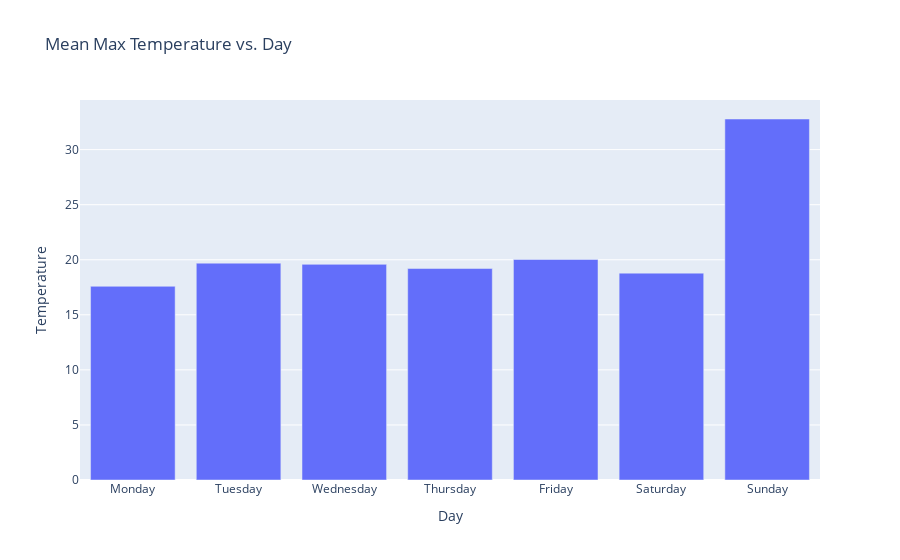

The cell this chart's notebook holds for it:
### Code cell
import pandas as pd
import plotly.express as px

# Load the CSV file without headers
df = pd.read_csv("AI modelling - DATA.csv", header=None)

# Assign appropriate column names (assuming the first column is the datetime and the second is some value)
df.columns = ['Datetime', 'Temperature']

# Convert the 'Datetime' column to pandas datetime format
df['Datetime'] = pd.to_datetime(df['Datetime'], errors='coerce')

# Extract the day of the week
df['day_of_week'] = df['Datetime'].dt.day_name()

# Calculate the mean temperature for each day of the week
mean_power_day = df.groupby("day_of_week")["Temperature"].mean().reset_index()

# Define the order of the days
day_order = ["Monday", "Tuesday", "Wednesday", "Thursday", "Friday", "Saturday", "Sunday"]

# Create a bar plot using Plotly
fig = px.bar(mean_power_day, 
             x='day_of_week', 
             y='Temperature', 
             category_orders={'day_of_week': day_order},
             title='Mean Max Temperature vs. Day',
             labels={'Temperature': 'Temperature', 'day_of_week': 'Day'})

# Show the plot
fig.show()

### Figure 1 — Plotly figure (JSON) as saved in the notebook; plotly's stock layout.template omitted (floating-point values rounded to 4 significant figures)
{"data": [{"alignmentgroup": "True", "hovertemplate": "Day=%{x}<br>Temperature=%{y}<extra></extra>", "legendgroup": "", "marker": {"color": "#636efa", "pattern": {"shape": ""}}, "name": "", "offsetgroup": "", "orientation": "v", "showlegend": false, "textposition": "auto", "type": "bar", "x": ["Friday", "Monday", "Saturday", "Sunday", "Thursday", "Tuesday", "Wednesday"], "xaxis": "x", "y": [20.03, 17.59, 18.79, 32.78, 19.2, 19.69, 19.58], "yaxis": "y"}], "layout": {"barmode": "relative", "legend": {"tracegroupgap": 0}, "title": {"text": "Mean Max Temperature vs. Day"}, "xaxis": {"anchor": "y", "categoryarray": ["Monday", "Tuesday", "Wednesday", "Thursday", "Friday", "Saturday", "Sunday"], "categoryorder": "array", "domain": [0, 1], "title": {"text": "Day"}}, "yaxis": {"anchor": "x", "domain": [0, 1], "title": {"text": "Temperature"}}}}
